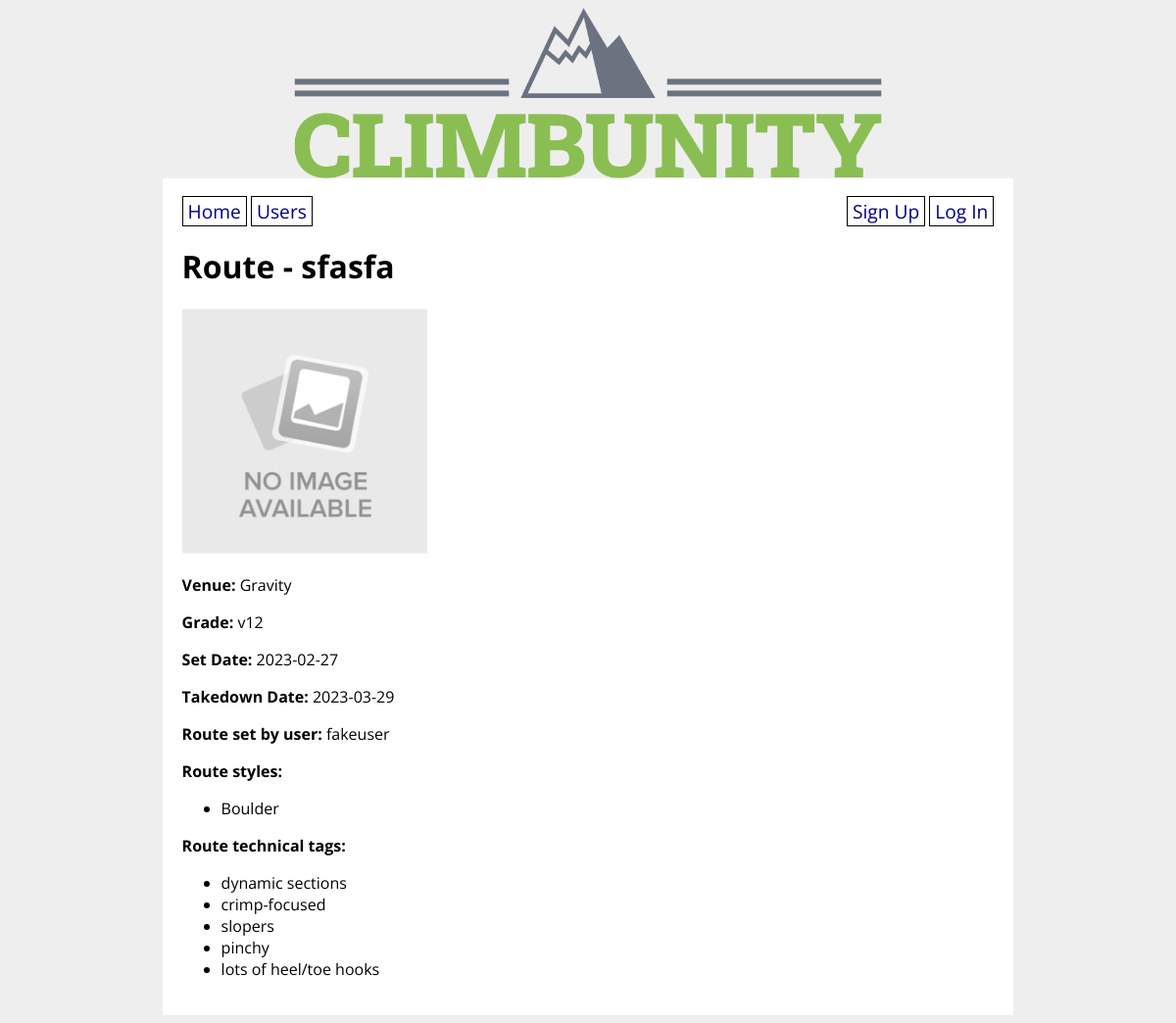
The page /route/2 on the database its author committed.
### climbunity_app/models.py (models this page shows, shortened)
class Route(db.Model):
    id = db.Column(db.Integer, primary_key=True)
    venue_id = db.Column(db.Integer, db.ForeignKey('venue.id'), nullable=False)
    setter_id = db.Column(db.Integer, db.ForeignKey('user.id'))
    name = db.Column(db.String(80), nullable=False)
    grade = db.Column(db.String(10), nullable=False)
    photo_url = db.Column(URLType)
    route_set_date = db.Column(db.Date)
    route_takedown_date = db.Column(db.Date)
    projecting_users = db.relationship('User',
        secondary='user_project_lists', back_populates='user_projects'
    )
    ascents_on_route = db.relationship('Ascent',
        secondary='route_ascent_lists', back_populates='routes_ascended'
    )
    possible_route_styles = db.relationship('Style',
        secondary='route_style_lists', back_populates='route_styles'
    )
    route_tags = db.relationship('Tag',
        secondary='route_tag_lists', back_populates='tagged_routes'
    )

class Venue(db.Model):
    id = db.Column(db.Integer, primary_key=True)
    name = db.Column(db.String(80), nullable=False)
    address = db.Column(db.String(80), nullable=False)
    open_hours = db.Column(db.String(1000))
    description = db.Column(db.String(1000))
    booked_appointments = db.relationship('Appointment',
        secondary='venue_bookings', back_populates='appointment_venues'
    )
    def __str__(self):
        return f'{self.name}'

class User(UserMixin, db.Model):
    id = db.Column(db.Integer, primary_key=True)
    username = db.Column(db.String(80), nullable=False, unique=True)
    password = db.Column(db.String(200), nullable=False)
    email = db.Column(db.String(200), nullable=False)
    first_name = db.Column(db.String(50), nullable=False)
    last_name = db.Column(db.String(50), nullable=False)
    address = db.Column(db.String(200), nullable=False)
    has_gear = db.Column(db.Boolean, nullable=False)
    user_projects = db.relationship('Route',
        secondary='user_project_lists', back_populates='projecting_users'
    )
    user_appointments = db.relationship('Appointment',
        secondary='appointment_guests', back_populates='appointment_attendants'
    )
    user_does_styles = db.relationship('Style',
        secondary='user_style_lists', back_populates='climber_styles'
    )
    def __str__(self):
        return f'{self.username}'

class Style(db.Model):
    id = db.Column(db.Integer, primary_key=True)
    style = db.Column(db.String(8))
    climber_styles = db.relationship('User',
        secondary='user_style_lists', back_populates='user_does_styles'
    )
    route_styles = db.relationship('Route',
        secondary='route_style_lists', back_populates='possible_route_styles'
    )
    def __str__(self):
        return f'{self.style}'

class Tag(db.Model):
    id = db.Column(db.Integer, primary_key=True)
    tag = db.Column(db.String)
    tagged_routes = db.relationship('Route',
        secondary='route_tag_lists', back_populates='route_tags'
    )
    def __str__(self):
        return f'{self.tag}'
    def __repr__(self):
        return f'{self.tag}'

### climbunity_app/main/routes.py (the view, shortened to what this page needs)
@main.route('/route/<route_id>', methods=['GET', 'POST'])
def route_detail(route_id):
    route = Route.query.get(route_id)
    route_venue = Venue.query.get(route.venue_id)
    setter = User.query.get(route.setter_id)
    form = RouteForm(obj=route)
    item = Route.query.get(route_id)
    return render_template('route_detail.html', form=form, route=route, route_venue=route_venue, setter=setter)

### climbunity_app/templates/route_detail.html (shortened to what this page needs)
{% extends 'base.html' %}
{% block content %}
    <h1>Route - {{ route.name }}</h1>
    {% if route.photo_url %}
        <p><img src="{{ route.photo_url }}" width="250px" height="250px"></p>
    {% endif %}
    <p><strong>Venue:</strong> {{ route_venue }}</p>
    <p><strong>Grade:</strong> {{ route.grade }}</p>
    <p><strong>Set Date:</strong> {{ route.route_set_date }}</p>
    <p><strong>Takedown Date:</strong> {{ route.route_takedown_date }}</p>
    <p><strong>Route set by user:</strong> {{ setter }}</p>
    <p><strong>Route styles:</strong></p>
    <ul>
        {% for style in route.possible_route_styles %}
            <li>{{ style }}</li>
        {% endfor %}
    </ul>
    <p><strong>Route technical tags:</strong></p>
    <ul>
        {% for tag in route.route_tags %}
            <li>{{ tag }}</li>
        {% endfor %}
    </ul>
{% endblock %}

### climbunity_app/templates/base.html (shortened to what this page needs)
<!DOCTYPE html>
<html>
    <head>
        <link rel="stylesheet" href="/static/style.css">
    </head>
    <body>
        <img class="header-image" src="../static/img/logo-no-background.png" />
        <div id="content">
            {% include 'partials/nav_buttons_partial.html' %}
            {% block content %}{% endblock %}
        </div>
    </body>
</html>

### climbunity_app/templates/partials/nav_buttons_partial.html (shortened to what this page needs)
<nav>
    <div>
        <a href="/">Home</a>
        <a href="/users">Users</a>
    </div>
    <div>
        {% if current_user.is_authenticated %}
            <a href="/new_venue">New Venue</a>
            <a href="/new_route">New Route</a>
            <a href="/new_appointment">New Appointment</a>
            <a href="/logout">Log Out</a>
        {% else %}
            <a href="/signup">Sign Up</a>
            <a href="/login">Log In</a>
        {% endif %}
    </div>
</nav>

### climbunity_app/static/style.css (style rules this page uses)
body { display: flex; flex-direction: column; align-items: center; background-color: #eee; font-family: 'Open Sans', sans-serif; }
#content { width: 70%; background-color: white; padding: 20px; }
nav { width: 100%; display: flex; flex-direction: row; justify-content: space-between; }
nav a { color: navy; text-decoration: none; border: 1px solid black; padding: 1px 5px; font-size: 1.2em; }
.header-image { max-width: 600px; }

### rows shown on the page
Route: name "sfasfa", photo_url (placeholder picture), grade "v12", route_set_date "2023-02-27", route_takedown_date "2023-03-29"
Venue: name "Gravity"
User: username "fakeuser"
Style: style "Boulder"
Tag: tag "dynamic sections"
Tag: tag "crimp-focused"
Tag: tag "slopers"
Tag: tag "pinchy"
Tag: tag "lots of heel/toe hooks"
